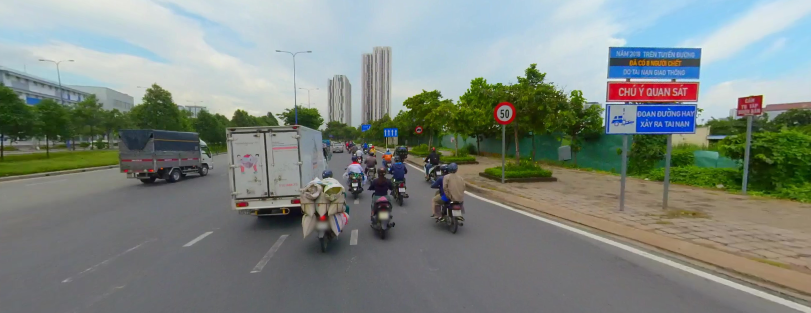
#> input picture backend/ai-service/ai_models/traffic_sign_detection/test.jpg, 1622 x 626 px (shown at 1/2 size)
$ python -i image_processor.py   (imports and definitions only)
#> lines starting #> are read from the running program, lines starting #| are printed output that depends on the picture
### backend/ai-service/preprocessing/filtering/filters.py
import cv2
import numpy as np


def gaussian_filter(image: np.ndarray, kernel_size: int = 5,
                    sigma: float = 1.0) -> np.ndarray:
    """
    Dùng cho: Làm mượt trước Canny edge detection trong lane detection
    Input : BGR hoặc Grayscale uint8
    Output: cùng shape, cùng dtype
    """
    if kernel_size % 2 == 0:
        kernel_size += 1
    return cv2.GaussianBlur(image, (kernel_size, kernel_size), sigma)


# [9 lines left out: function median_filter, not called in this run]

### backend/ai-service/preprocessing/enhancement/equalizer.py
import os
import numpy as np
import cv2
from preprocessing.utils.visualizer import save_image, show_comparison


# [34 lines left out: functions _resolve_save_path, histogram_equalization, not called in this run]


def clahe(image: np.ndarray, clip_limit=2.0, tile_grid_size=(8, 8),
          visualize=False, save_path=None) -> np.ndarray:
    """
    Dùng cho: Lane Detection và Traffic Sign — CLAHE tốt hơn HE cho ảnh local contrast
    Input: Grayscale HxW (recommended) hoặc RGB
    Output: cùng shape với input
    Note: Nếu input RGB, convert sang LAB → apply CLAHE trên L channel → convert lại RGB
    """
    if image is None:
        raise ValueError("Input image must not be None")

    clahe_operator = cv2.createCLAHE(clipLimit=clip_limit, tileGridSize=tile_grid_size)

    if image.ndim == 2:
        processed = clahe_operator.apply(image)
    elif image.ndim == 3 and image.shape[2] == 3:
        lab = cv2.cvtColor(image, cv2.COLOR_RGB2LAB)
        l, a, b = cv2.split(lab)
        l_clahe = clahe_operator.apply(l)
        lab_clahe = cv2.merge([l_clahe, a, b])
        processed = cv2.cvtColor(lab_clahe, cv2.COLOR_LAB2RGB)
    else:
        raise ValueError("clahe expects a grayscale or RGB image")

    if visualize:
        show_comparison(image, processed, title="Original | CLAHE")
    if save_path is not None:
        out_path = _resolve_save_path(save_path, "clahe.png")
        save_image(processed, out_path)
    return processed

### backend/ai-service/preprocessing/image_processor.py
import cv2
import numpy as np
from typing import Any, Dict, Optional, Tuple

from preprocessing.color_space.converter import rgb_to_gray, rgb_to_hsv
from preprocessing.enhancement.equalizer import histogram_equalization, clahe
from preprocessing.filtering.filters import gaussian_filter, median_filter


class ImageProcessor:
    """
    Entry point duy nhất cho preprocessing pipeline.
    Tất cả method nhận BGR numpy array (từ OpenCV).
    """

    def __init__(self, target_size: Tuple[int, int] = (640, 480)):
        self.target_size = target_size

    def resize(self, frame: np.ndarray,
               size: Optional[Tuple[int, int]] = None) -> np.ndarray:
        return cv2.resize(frame, size or self.target_size)

    def enhance_contrast(self, frame: np.ndarray) -> np.ndarray:
        """CLAHE trên LAB — BGR in, BGR out"""
        return clahe(frame, clip_limit=2.0)

    # [113 lines left out: functions process_frame, apply_module_preprocessing, preprocess_for_vehicle_detection, preprocess_for_pedestrian_detection, preprocess_for_lane_detection, preprocess_for_traffic_sign and 1 more, not called in this run]

>>> import cv2
>>> picture = cv2.imread('../ai_models/traffic_sign_detection/test.jpg')
#> picture is the input picture: shape (626, 1622, 3); mean B, G, R 128.3, 134.2, 126.1
>>> result = ImageProcessor().preprocess_for_vehicle_detection(picture)
#> in resize, `return cv2.resize(frame, size or self.target_size)`:
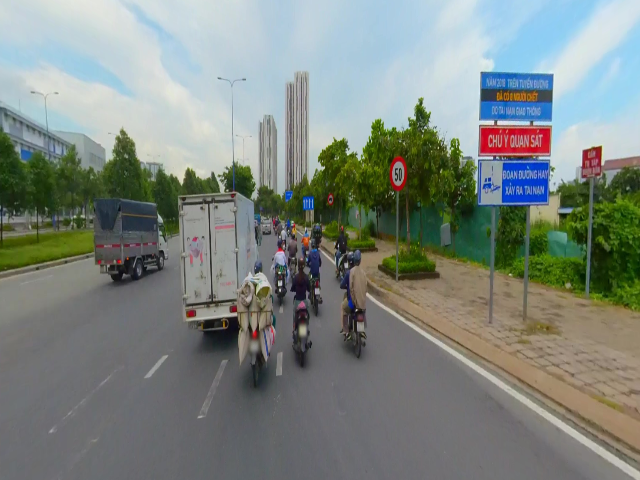
#> returned value: shape (480, 640, 3); mean of channels 0, 1, 2 128.2, 134.2, 126; drawn as B, G, R
#> in clahe, `lab = cv2.cvtColor(image, cv2.COLOR_RGB2LAB)`: lab: shape (480, 640, 3); mean of channels 0, 1, 2 140, 125, 131.9
#> in clahe, `l, a, b = cv2.split(lab)`:
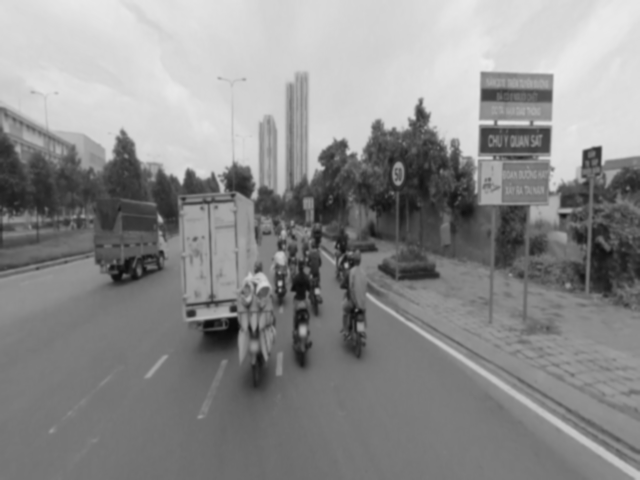
#> l: shape (480, 640); min 10, max 236, mean 140
#> in clahe, `l, a, b = cv2.split(lab)`:
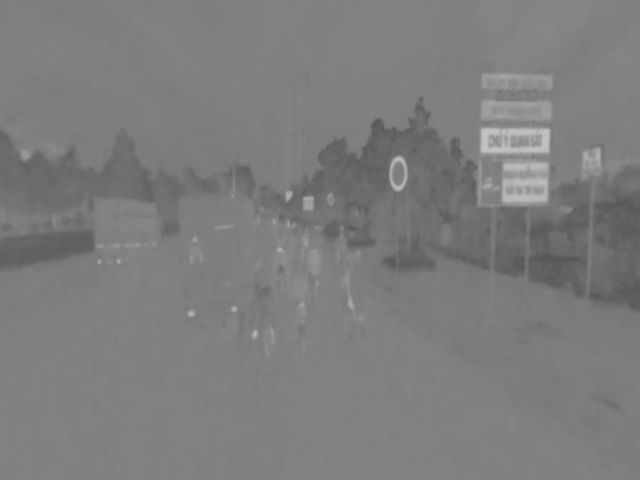
#> a: shape (480, 640); min 86, max 195, mean 125
#> in clahe, `l, a, b = cv2.split(lab)`:
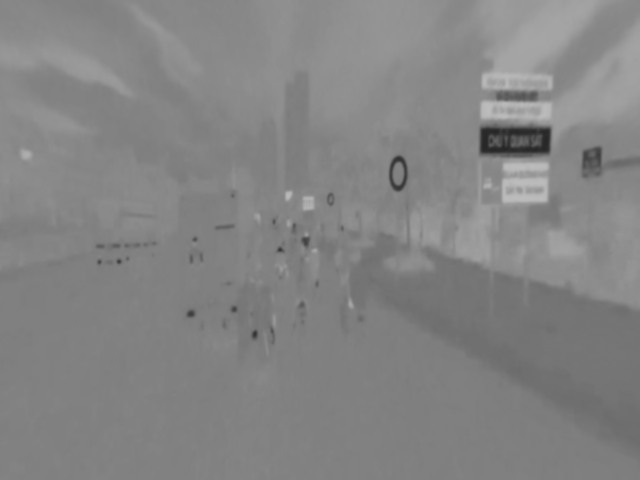
#> b: shape (480, 640); min 38, max 188, mean 131.9
#> in clahe, `l_clahe = clahe_operator.apply(l)`:
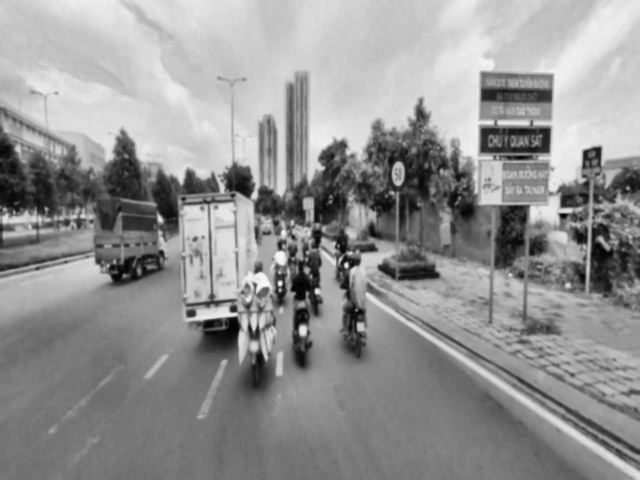
#> l_clahe: shape (480, 640); min 2, max 249, mean 147.2
#> in clahe, `lab_clahe = cv2.merge([l_clahe, a, b])`: lab_clahe: shape (480, 640, 3); mean of channels 0, 1, 2 147.2, 125, 131.9
#> in clahe, `processed = cv2.cvtColor(lab_clahe, cv2.COLOR_LAB2RGB)`:
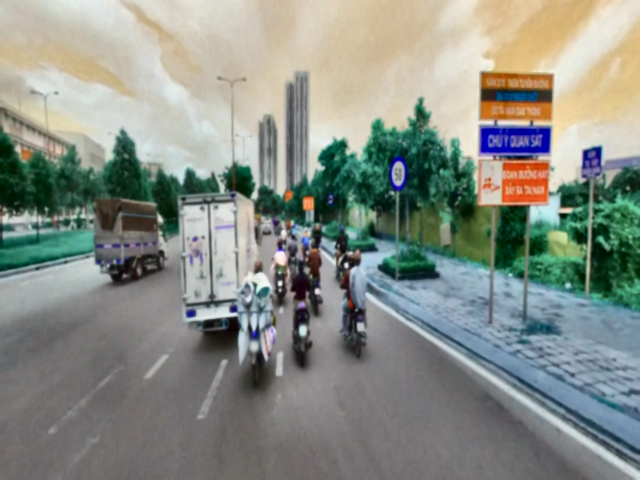
#> processed: shape (480, 640, 3); mean R, G, B 135.8, 141.6, 133.4

$ run again, on backend/ai-service/ai_models/traffic_sign_detection/2583453-c14c6c115268fad9f7013a267f3dbe06.jpg
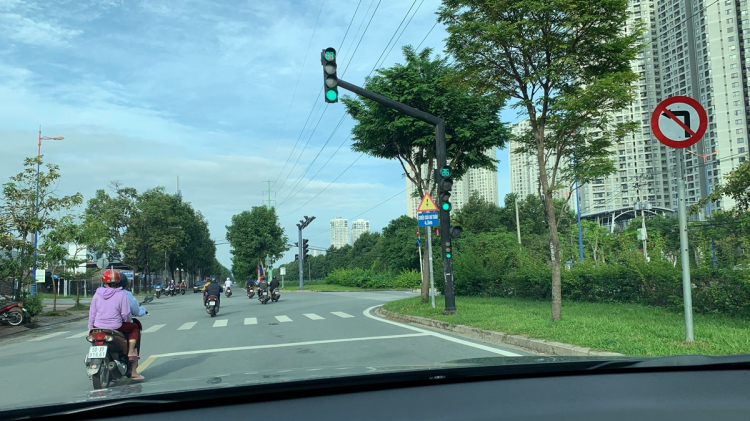
#> input picture backend/ai-service/ai_models/traffic_sign_detection/2583453-c14c6c115268fad9f7013a267f3dbe06.jpg, 750 x 421 px
#> picture is the input picture: shape (421, 750, 3); mean B, G, R 132.9, 139.3, 105.6
#> lab: shape (480, 640, 3); mean of channels 0, 1, 2 142.4, 119.9, 145.2
#> in clahe, `l_clahe = clahe_operator.apply(l)`:
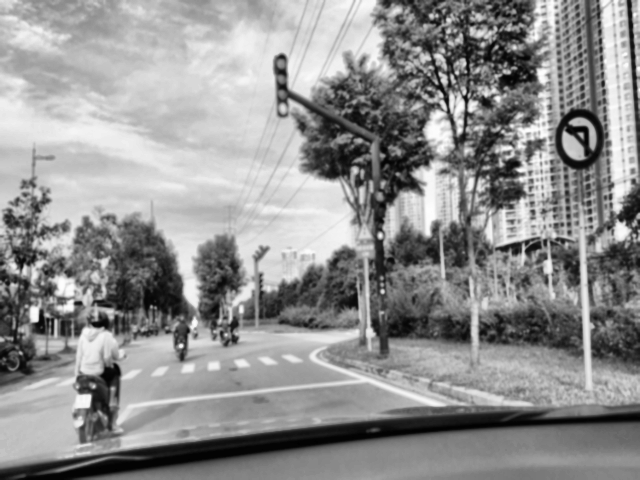
#> l_clahe: shape (480, 640); min 0, max 254, mean 144.5
#> lab_clahe: shape (480, 640, 3); mean of channels 0, 1, 2 144.5, 119.9, 145.2
#> in clahe, `processed = cv2.cvtColor(lab_clahe, cv2.COLOR_LAB2RGB)`:
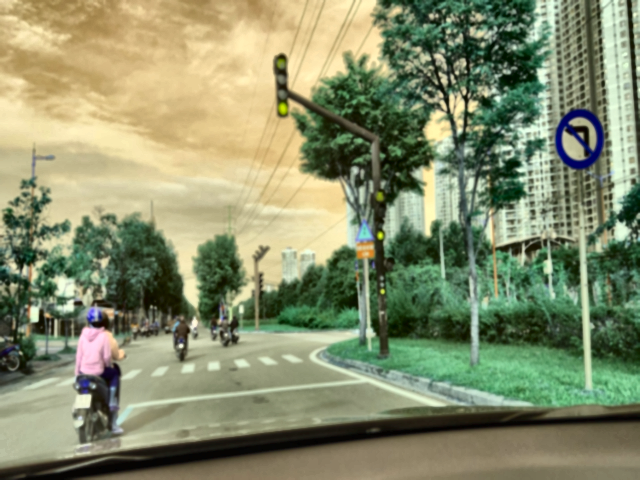
#> processed: shape (480, 640, 3); mean R, G, B 135.1, 141.7, 107.9

$ run again, on backend/ai-service/ai_models/traffic_sign_detection/3e58805fce2d6bc584f0cfbcdac8a07f.jpg
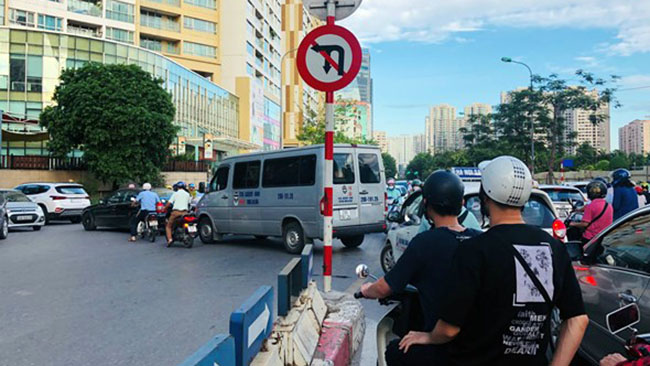
#> input picture backend/ai-service/ai_models/traffic_sign_detection/3e58805fce2d6bc584f0cfbcdac8a07f.jpg, 650 x 366 px
#> picture is the input picture: shape (366, 650, 3); mean B, G, R 126.4, 123, 110.2
#> lab: shape (480, 640, 3); mean of channels 0, 1, 2 128.4, 127.9, 135.4
#> in clahe, `l_clahe = clahe_operator.apply(l)`:
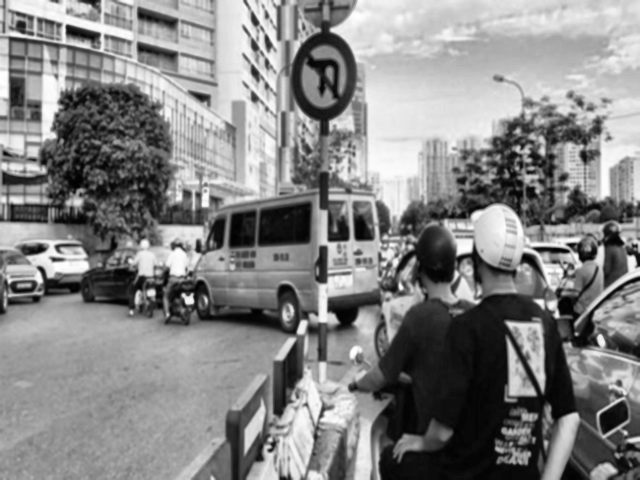
#> l_clahe: shape (480, 640); min 1, max 255, mean 133.5
#> lab_clahe: shape (480, 640, 3); mean of channels 0, 1, 2 133.5, 127.9, 135.4
#> in clahe, `processed = cv2.cvtColor(lab_clahe, cv2.COLOR_LAB2RGB)`:
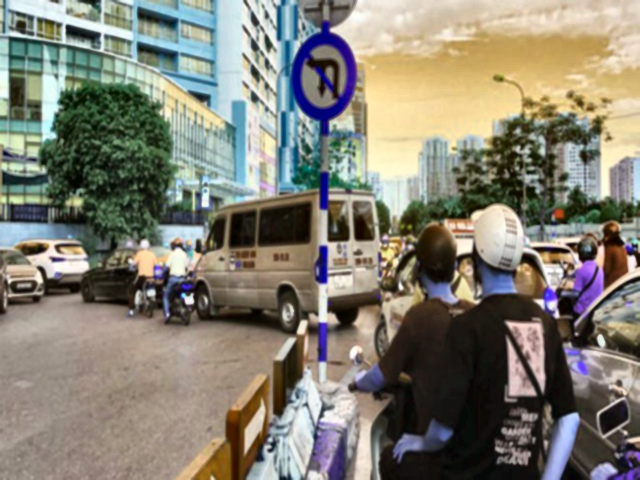
#> processed: shape (480, 640, 3); mean R, G, B 131.2, 127.9, 115.1

$ run again, on backend/ai-service/ai_models/traffic_sign_detection/80 - Copy.jpg
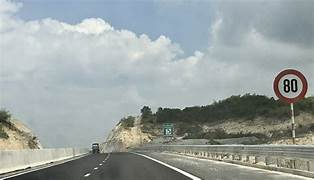
#> input picture backend/ai-service/ai_models/traffic_sign_detection/80 - Copy.jpg, 314 x 180 px
#> picture is the input picture: shape (180, 314, 3); mean B, G, R 160.7, 162, 154
#> lab: shape (480, 640, 3); mean of channels 0, 1, 2 167.9, 126.2, 131.9
#> in clahe, `l, a, b = cv2.split(lab)`:
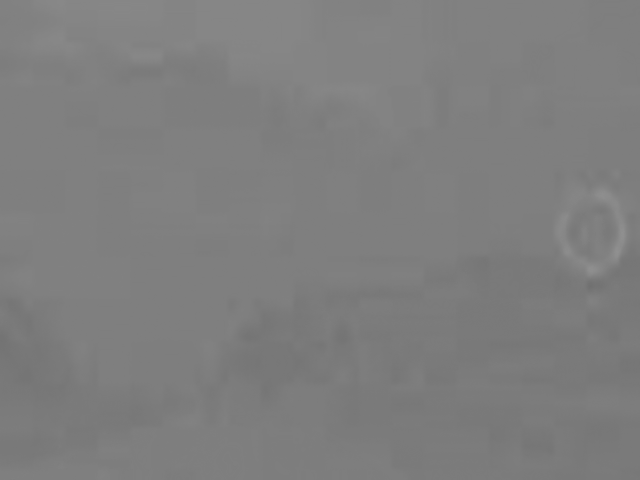
#> a: shape (480, 640); min 112, max 144, mean 126.2
#> lab_clahe: shape (480, 640, 3); mean of channels 0, 1, 2 157.5, 126.2, 131.9
#> in clahe, `processed = cv2.cvtColor(lab_clahe, cv2.COLOR_LAB2RGB)`:
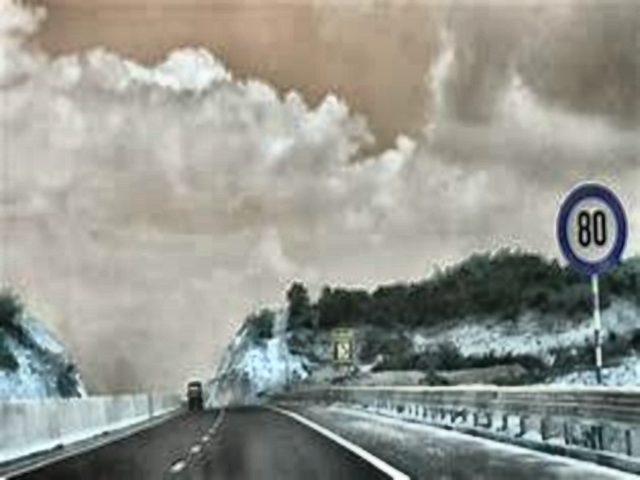
#> processed: shape (480, 640, 3); mean R, G, B 150.1, 151.6, 143.8
